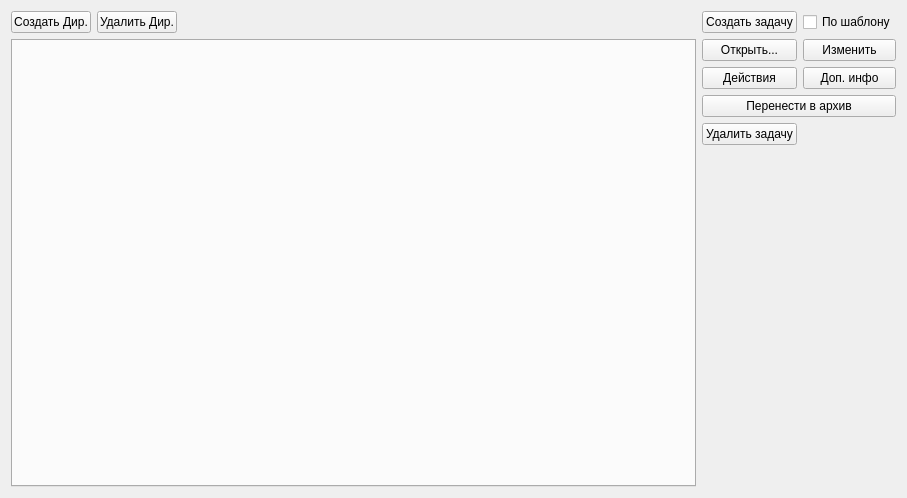
<?xml version="1.0" encoding="UTF-8"?>
<ui version="4.0">
 <class>TaskManager</class>
 <widget class="QWidget" name="TaskManager">
  <property name="geometry">
   <rect>
    <x>0</x>
    <y>0</y>
    <width>907</width>
    <height>498</height>
   </rect>
  </property>
  <property name="windowTitle">
   <string>Менеджер задач</string>
  </property>
  <property name="windowIcon">
   <iconset resource="../resources.qrc">
    <normaloff>:/icons/src/icons/paw.ico</normaloff>:/icons/src/icons/paw.ico</iconset>
  </property>
  <layout class="QHBoxLayout" name="horizontalLayout_2">
   <item>
    <layout class="QVBoxLayout" name="verticalLayout">
     <item>
      <layout class="QHBoxLayout" name="horizontalLayout">
       <item>
        <widget class="QPushButton" name="btn_create_dir">
         <property name="maximumSize">
          <size>
           <width>80</width>
           <height>30</height>
          </size>
         </property>
         <property name="text">
          <string>Создать Дир.</string>
         </property>
        </widget>
       </item>
       <item>
        <widget class="QPushButton" name="btn_del_dir">
         <property name="maximumSize">
          <size>
           <width>80</width>
           <height>30</height>
          </size>
         </property>
         <property name="text">
          <string>Удалить Дир.</string>
         </property>
        </widget>
       </item>
       <item>
        <spacer name="horizontalSpacer">
         <property name="orientation">
          <enum>Qt::Horizontal</enum>
         </property>
         <property name="sizeHint" stdset="0">
          <size>
           <width>40</width>
           <height>20</height>
          </size>
         </property>
        </spacer>
       </item>
      </layout>
     </item>
     <item>
      <widget class="QTabWidget" name="tabWidget">
       <property name="minimumSize">
        <size>
         <width>620</width>
         <height>340</height>
        </size>
       </property>
       <property name="styleSheet">
        <string notr="true">.qtable {
background-color: white;
border: 1px solid #333;
width: 100%;
max-width: 700px;
margin: 20px auto;
}

.qheader, .qbody {
padding: 12px;
}</string>
       </property>
       <property name="currentIndex">
        <number>-1</number>
       </property>
      </widget>
     </item>
    </layout>
   </item>
   <item>
    <layout class="QGridLayout" name="gridLayoutTask">
     <item row="4" column="0" colspan="2">
      <widget class="QPushButton" name="btn_move_to_arch">
       <property name="text">
        <string>Перенести в архив</string>
       </property>
      </widget>
     </item>
     <item row="2" column="0">
      <widget class="QPushButton" name="btn_actions">
       <property name="text">
        <string>Действия</string>
       </property>
      </widget>
     </item>
     <item row="2" column="1">
      <widget class="QPushButton" name="btn_additional_info">
       <property name="text">
        <string>Доп. инфо</string>
       </property>
      </widget>
     </item>
     <item row="5" column="0">
      <widget class="QPushButton" name="btn_del_task">
       <property name="text">
        <string>Удалить задачу</string>
       </property>
      </widget>
     </item>
     <item row="1" column="1">
      <widget class="QPushButton" name="btn_edit_task">
       <property name="text">
        <string>Изменить</string>
       </property>
      </widget>
     </item>
     <item row="1" column="0">
      <widget class="QPushButton" name="btn_open">
       <property name="text">
        <string>Открыть...</string>
       </property>
      </widget>
     </item>
     <item row="0" column="0">
      <widget class="QPushButton" name="btn_create_task">
       <property name="text">
        <string>Создать задачу</string>
       </property>
      </widget>
     </item>
     <item row="0" column="1">
      <widget class="QCheckBox" name="checkBox_by_template">
       <property name="text">
        <string>По шаблону</string>
       </property>
      </widget>
     </item>
     <item row="6" column="0">
      <spacer name="verticalSpacer">
       <property name="orientation">
        <enum>Qt::Vertical</enum>
       </property>
       <property name="sizeHint" stdset="0">
        <size>
         <width>20</width>
         <height>40</height>
        </size>
       </property>
      </spacer>
     </item>
    </layout>
   </item>
  </layout>
 </widget>
 <resources>
  <include location="../resources.qrc"/>
 </resources>
 <connections/>
</ui>
